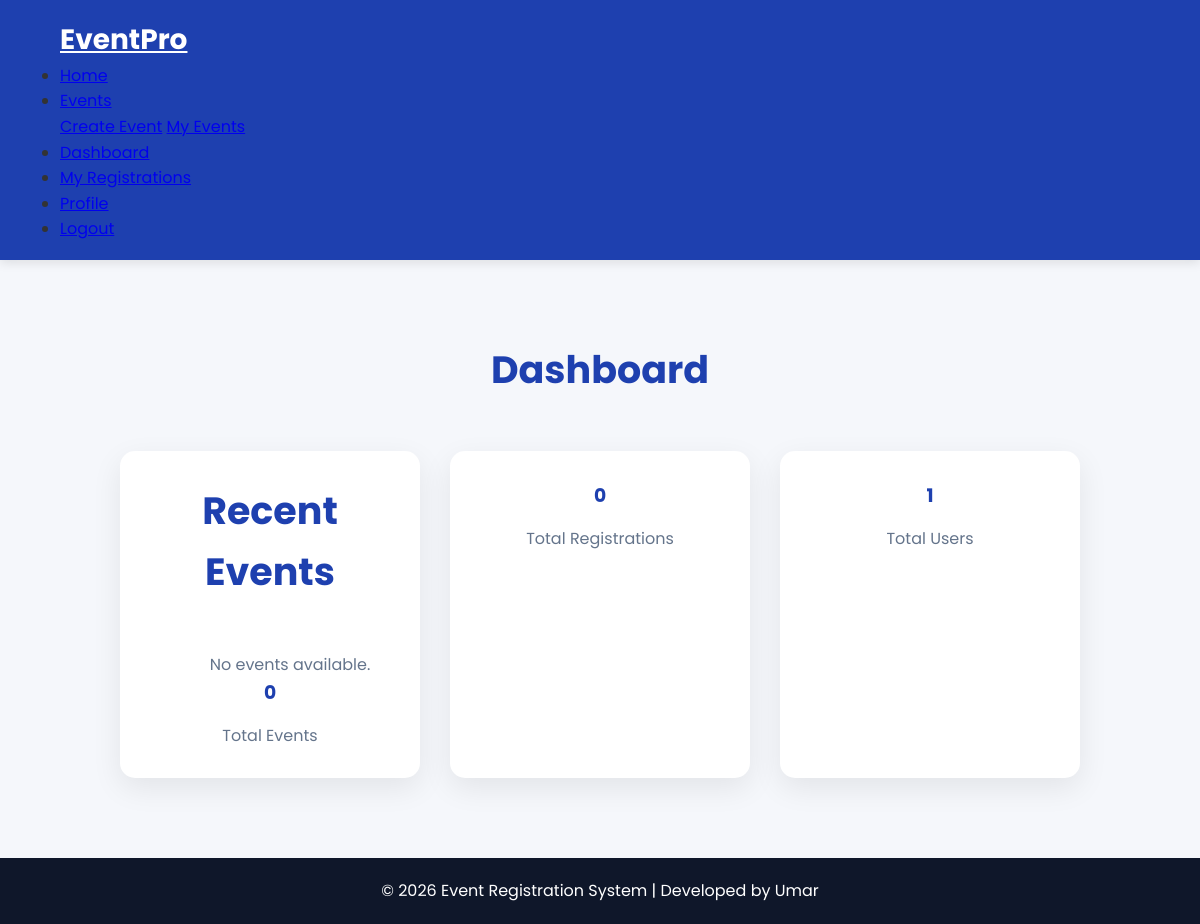
/dashboard/ (signed in), run on an earlier commit of the app's database.
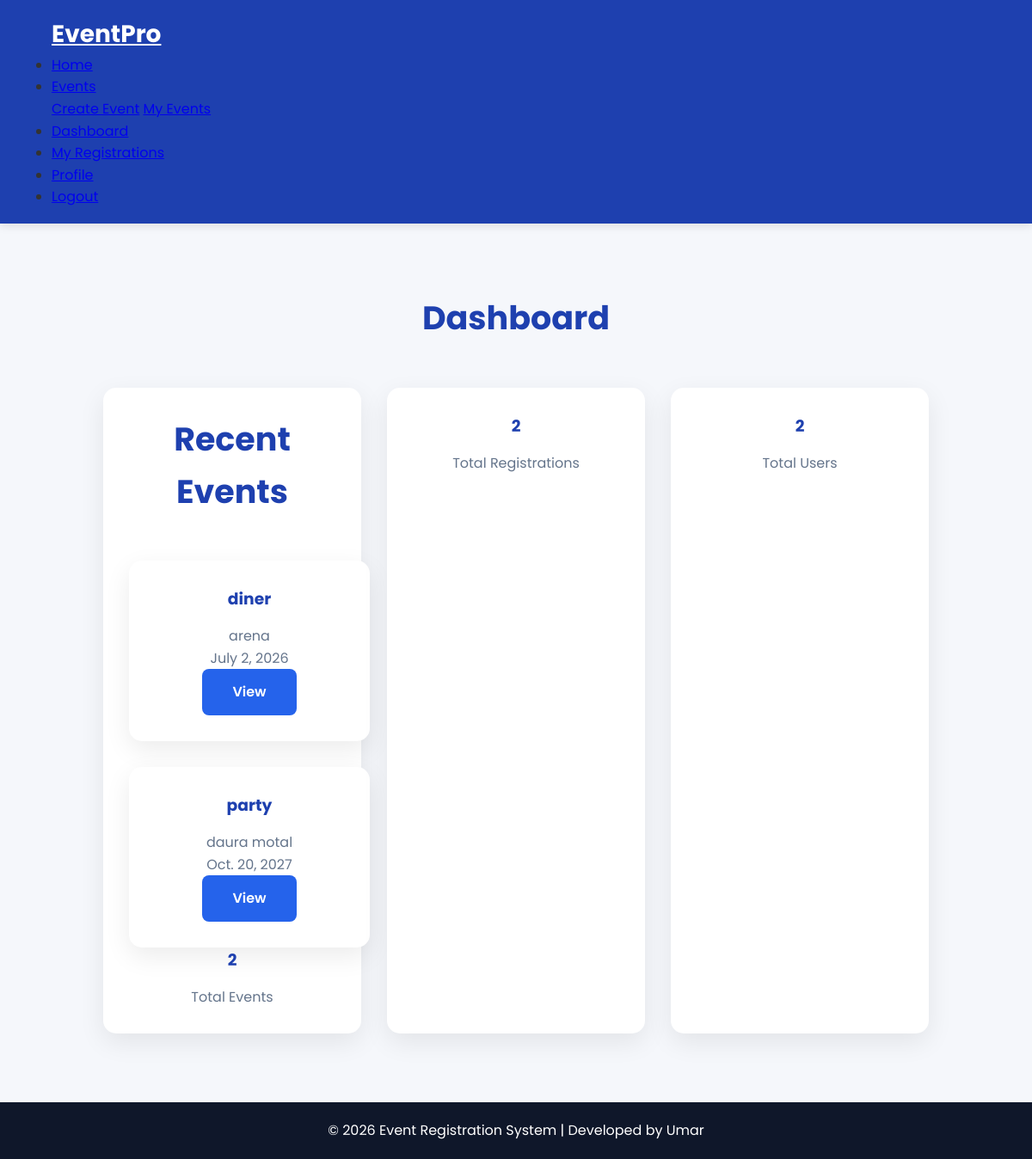
And on a later commit of the database.
### events/models.py (models this page shows, shortened)
class Event(models.Model):
    title = models.CharField(max_length=200)
    category = models.CharField(max_length=100)
    location = models.CharField(max_length=200)
    event_date = models.DateField()
    event_time = models.TimeField()
    description = models.TextField()
    image = models.ImageField(
        upload_to="events/",
        blank=True,
        null=True
    )
    seats = models.PositiveIntegerField()
    created_at = models.DateTimeField(auto_now_add=True)
    created_by = models.ForeignKey(
        User,
        on_delete=models.CASCADE,
        related_name="events"
    )

### events/views.py (the view)
# urls.py: path('dashboard/', views.dashboard, name='dashboard'),
@login_required
def dashboard(request):
    total_events = Event.objects.count()
    total_registrations = Registration.objects.count()
    total_users = User.objects.count()
    recent_events = Event.objects.all().order_by("-id")[:5]
    context = {
        "total_events": total_events,
        "total_registrations": total_registrations,
        "total_users": total_users,
        "recent_events": recent_events,
    }
    return render(
        request,
        "dashboard.html",
        context
    )

### events/templates/dashboard.html (shortened to what this page needs)
{% extends 'base.html' %}
{% block content %}
<section class="features">
<h2>
Dashboard
</h2>
<div class="cards">
<div class="card">
    <h2>
Recent Events
</h2>
<div class="cards">
{% for event in recent_events %}
<div class="card">
<h3>
{{ event.title }}
</h3>
<p>
{{ event.location }}
</p>
<p>
{{ event.event_date }}
</p>
<a href="{% url 'event_detail' event.id %}" class="btn">
View
</a>
</div>
{% empty %}
<p>
No events available.
</p>
{% endfor %}
</div>
<h3>
{{ total_events }}
</h3>
<p>
Total Events
</p>
</div>
<div class="card">
<h3>
{{ total_registrations }}
</h3>
<p>
Total Registrations
</p>
</div>
<div class="card">
<h3>
{{ total_users }}
</h3>
<p>
Total Users
</p>
</div>
</div>
</section>
{% endblock %}

What changed in the data, as far as the page shows it:
added Event: title "diner", location "arena", event_date "July 2, 2026"
added Event: title "party", location "daura motal", event_date "Oct. 20, 2027"
Also different on the page:
{{ total_events }}: "0" → "2"
{{ total_registrations }}: "0" → "2"
{{ total_users }}: "1" → "2"
text no longer shown: "No events available."
